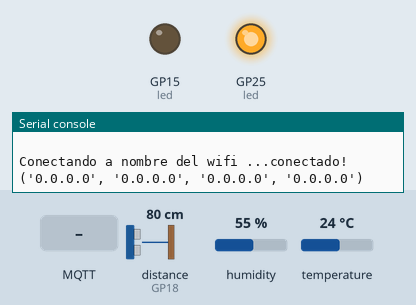
The program below on a simulated Raspberry Pi Pico running MicroPython. On the bench: output pins drawn as LEDs (lit = HIGH), the last lines printed to the serial console. The test bench sets the inputs (shaded band); at power-on: distance to the obstacle (sensor on GP18) 80 cm, humidity 55 %, temperature 24 °C. The echo pulse lasts 58.3 µs per cm; WiFi joins after 1.5 s; no MQTT or app messages arrive unless stated; library files of the repository ran but are not shown: hcsr04.py; pins used as bus, display or sensor lines are not drawn.

Above: at 0.1 s.
At 2.8 s:
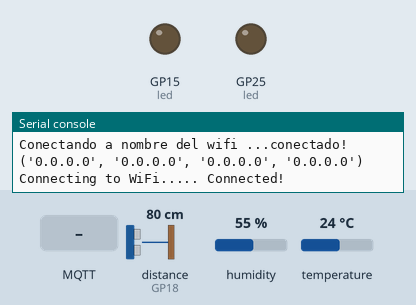
2.9 s: MQTT message "1" arrives on the first subscribed topic
At 4.8 s:
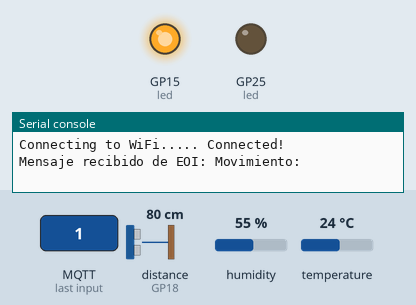
Timing chart, 0 to 10.2 s (numbered marks = the images above; inputs shaded):
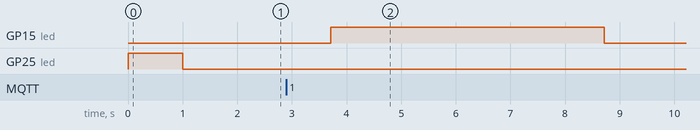

Measured:
- after the input at 2.9 s, GP15 (led): LOW → HIGH after 0.81 s, → LOW 5.0 s later

The program:

main.py
```python
import network
import time
from machine import Pin
from dht import DHT11
import ujson
from umqtt.simple import MQTTClient
from utime import sleep_ms
from hcsr04 import HCSR04

print("Connecting to WiFi", end="")
sta_if = network.WLAN(network.STA_IF)
sta_if.active(True)
sta_if.connect('Wokwi-GUEST', '')
while not sta_if.isconnected():
    print(".", end="")
    time.sleep(0.1)
print(" Connected!")

# Configuración de MQTT
mqtt_server = "broker.hivemq.com"
mqtt_topic = "EOI: Movimiento"

# Configuración de los pines
led = Pin(15, Pin.OUT)
sensorDHT = DHT11(Pin(16, pull=Pin.PULL_UP))
sensorhcsr04 = HCSR04(trigger_pin=17, echo_pin=18, echo_timeout_us=10000)

# Conexión MQTT
client = MQTTClient("Blaggdaros", mqtt_server)

def mqtt_callback(topic, msg):
    # Callback para manejar los mensajes MQTT recibidos
    msg = msg.decode()
    topic = topic.decode()
    if topic == mqtt_topic and float(msg.split()[0]) < 10:
        print(f"Mensaje recibido de {topic}:\n{msg[1::]}")
        # Encender la bombilla cuando se recibe un mensaje MQTT en el topic "EOI: Movimiento"
        led.on()
        sleep_ms(5000)
        led.off()

# Conexión y configuración del cliente MQTT
client.set_callback(mqtt_callback)
client.connect()
client.subscribe(mqtt_topic)

while True:
    client.check_msg()
    sleep_ms(500)
    sensorDHT.measure()
    temp = sensorDHT.temperature()
    hum = sensorDHT.humidity()
    distance = sensorhcsr04.distance_cm()

    # Publicar datos en MQTT
    message = f"{int(distance)} Temperatura: {temp:.2f}, Humedad: {hum:.2f}\nMovimiento detectado: {distance:.2f} cm"
    client.publish(mqtt_topic, message)

    sleep_ms(500)
```

credentials.py
```python
ssid = "nombre del wifi"
password = "contraseña del wifi"
```

boot.py
```python
import network
import utime
from credentials import password, ssid
from machine import Pin

# Configurar hardware
led = Pin("LED", Pin.OUT)  # Pin Placa
boton = Pin(0, Pin.IN)

# Conectando a la wifi
led.value(
    0
)  # led inicialmente encendido para indicar que nos estamos intentando conectar a la wifi
print("\nConectando a {} ...".format(ssid), end="")
red = network.WLAN(network.STA_IF)
red.active(True)
# red.scan()  # Escanea y te muestra redes disponibles
red.connect(ssid, password)
# while not red.isconnected():  # Espera hasta que este conectado
# utime.sleep(0.1)
print("conectado!")
print(red.ifconfig())  # ver la ip que se nos ha asignado por DHCP
led.value(1)  # apagamos led para indicar que ya estamos conectados
utime.sleep(1)
led.value(0)
```
